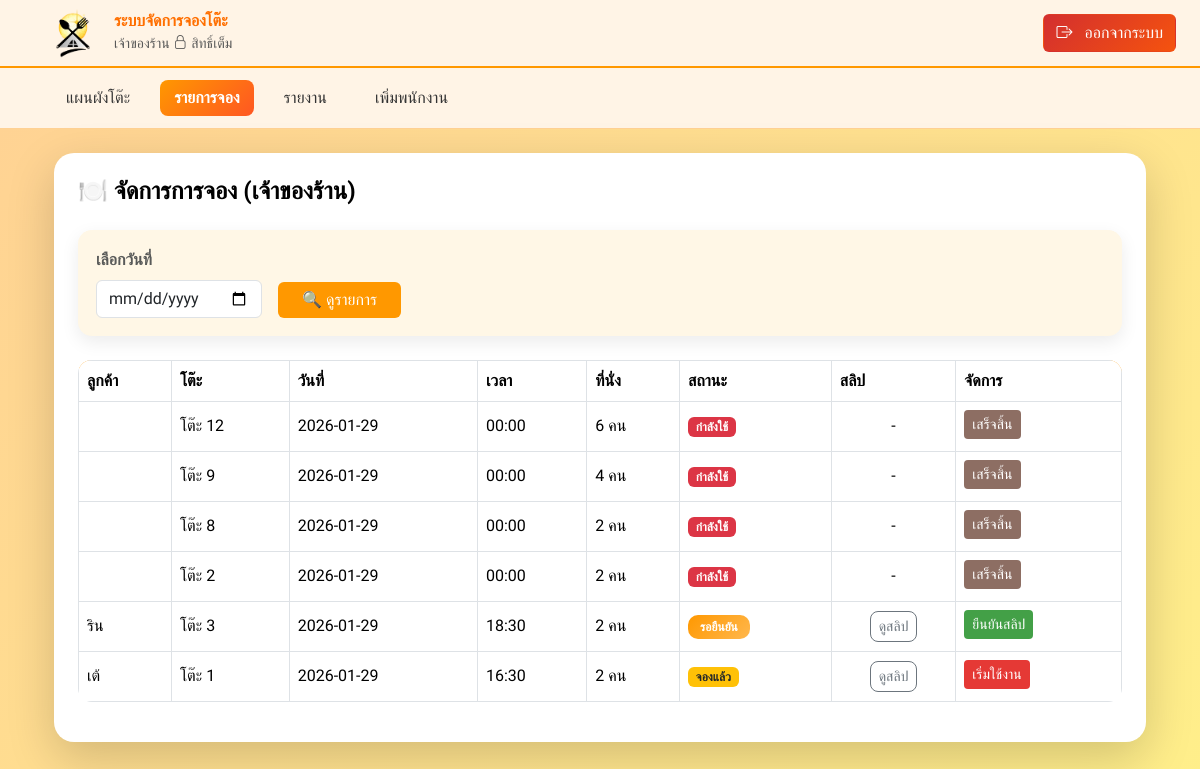
Screenshot of /storepage/store.php?link=list (signed in) with the database file from the repository.
### tables this page shows
CREATE TABLE `reservations` (
  `id_booking` int(11) NOT NULL,
  `customer_name` varchar(100) NOT NULL,
  `phone` varchar(20) DEFAULT NULL,
  `table_id` int(11) NOT NULL,
  `reservation_date` date NOT NULL,
  `reservation_time` time NOT NULL,
  `slip_image` varchar(255) DEFAULT NULL,
  `status` enum('pending_payment','waiting_confirm','confirmed','using','completed','cancelled') DEFAULT 'pending_payment',
  `slip` varchar(255) DEFAULT NULL,
  `completed_at` datetime DEFAULT NULL,
  `created_by` int(11) DEFAULT NULL,
  `created_at` timestamp NOT NULL DEFAULT current_timestamp(),
  `booking_by` enum('customer','staff','store_owner') DEFAULT 'customer'
);

CREATE TABLE `tables` (
  `id_show` int(11) NOT NULL,
  `table_number` varchar(10) NOT NULL,
  `seat` int(11) NOT NULL,
  `status` enum('available','reserved','using') DEFAULT 'available'
);

### storepage/lists.php (the view, shortened to what this page needs)
<?php
require_once __DIR__."/../config/db.php";
$selected_date = $_GET['date'] ?? null;
$sql = "
SELECT
    r.*,
    t.table_number,
    t.seat
FROM reservations r
JOIN tables t ON r.table_id = t.id_show
";
$sql .= " ORDER BY r.reservation_date DESC, r.id_booking DESC";
$stmt = $conn->prepare($sql);
$stmt->execute();
$result = $stmt->get_result();
?>
<!DOCTYPE html>
<html lang="th">
<head>
<link rel="stylesheet" href="../bootstrap/css/bootstrap.min.css">
</head>
<body>
<div class="container my-4">
<div class="card shadow-lg">
<div class="card-body p-4">
<h4 class="mb-4">🍽️ จัดการการจอง (เจ้าของร้าน)</h4>
<form method="get" class="filter-box mb-4 d-flex align-items-end">
    <div class="me-3">
        <label class="fw-bold text-muted mb-2">เลือกวันที่</label>
        <input type="date"
               name="date"
               value="<?= htmlspecialchars($selected_date ?? '') ?>"
               class="form-control">
    </div>
    <button type="submit" class="btn btn-warning px-4 me-3">
        🔍 ดูรายการ
    </button>
</form>
<table class="table table-bordered align-middle bg-white">
<thead>
<tr>
  <th>ลูกค้า</th>
  <th>โต๊ะ</th>
  <th>วันที่</th>
  <th>เวลา</th>
  <th>ที่นั่ง</th>
  <th>สถานะ</th>
  <th>สลิป</th>
  <th>จัดการ</th>
</tr>
</thead>
<tbody>
<?php while($r = $result->fetch_assoc()): ?>
<tr>
<td><?= htmlspecialchars($r['customer_name']) ?></td>
<td>โต๊ะ <?= $r['table_number'] ?></td>
<td><?= $r['reservation_date'] ?></td>
<td><?= substr($r['reservation_time'],0,5) ?></td>
<td><?= $r['seat'] ?> คน</td>
<td>
<?php
switch($r['status']){
    case 'waiting_confirm':
        echo '<span class="badge badge-orange">รอยืนยัน</span>'; break;
    case 'confirmed':
        echo '<span class="badge bg-warning text-dark">จองแล้ว</span>'; break;
    case 'using':
        echo '<span class="badge bg-danger">กำลังใช้</span>'; break;
}
?>
</td>
<td class="text-center">
<?php if($r['slip_image']): ?>
<a href="../uploads/slips/<?= $r['slip_image'] ?>" target="_blank"
   class="btn btn-sm btn-outline-secondary">
ดูสลิป
</a>
<?php else: ?>-<?php endif; ?>
</td>
<td>
<?php if($r['status'] === 'waiting_confirm'): ?>
<a href="confirm_payment.php?id=<?= $r['id_booking'] ?>"
   class="btn btn-sm btn-success mb-1">
ยืนยันสลิป
</a>
<?php endif; ?>
<?php if($r['status'] === 'confirmed'): ?>
<a href="update_status.php?id=<?= $r['id_booking'] ?>&status=using"
   class="btn btn-sm btn-danger mb-1"
   onclick="return confirm('เริ่มใช้งานโต๊ะนี้?')">
เริ่มใช้งาน
</a>
<?php endif; ?>
<?php if($r['status'] === 'using'): ?>
<a href="update_status.php?id=<?= $r['id_booking'] ?>&status=finished"
   class="btn btn-sm btn-secondary mb-1"
   onclick="return confirm('จบการใช้งานโต๊ะนี้?')">
เสร็จสิ้น
</a>
<?php endif; ?>
</td>
</tr>
<?php endwhile; ?>
</tbody>
</table>
</div>
</div>
</div>
</body>
</html>

### storepage/asset.css (style rules this page uses)
* { font-family: 'Sarabun', sans-serif !important; }
body { background: linear-gradient(135deg, #ffd194, #ffef8a); font-family: 'Sarabun', sans-serif; }

### storepage/store.php (style rules this page uses)
* { font-family: 'Sarabun', sans-serif !important; }

### storepage/lists.php (style rules this page uses)
body { min-height:100vh; background: linear-gradient(135deg, #ffd194, #ffef8a); font-family: 'Segoe UI', sans-serif; }
.card { border-radius:20px; border:none; background:#fff; }
h4 { color:#000000; font-weight:800; }
.filter-box { background:#fff7e6; padding:18px; border-radius:14px; box-shadow:0 6px 18px rgba(0,0,0,.08); }
.table { border-radius:14px; overflow:hidden; }
.table thead { background:#ff9800; color:#fff; }
.badge-orange { background:linear-gradient(135deg,#ff9800,#ffb74d); color:#fff; font-weight:600; border-radius:10px; padding:6px 12px; }
.btn-warning { background:#ff9800; border:none; color:#fff; }
.btn-success { background:#43a047;border:none }
.btn-danger { background:#e53935;border:none }
.btn-secondary { background:#8d6e63;border:none }
.btn-outline-secondary { border-radius:8px; }

### rows the page displays
reservations: table.table_number "12", reservation_date "2026-01-29", reservation_time "00:00", table.seat "6", status "กำลังใช้"
reservations: table.table_number "9", reservation_date "2026-01-29", reservation_time "00:00", table.seat "4", status "กำลังใช้"
reservations: table.table_number "8", reservation_date "2026-01-29", reservation_time "00:00", table.seat "2", status "กำลังใช้"
reservations: table.table_number "2", reservation_date "2026-01-29", reservation_time "00:00", table.seat "2", status "กำลังใช้"
reservations: customer_name "ริน", table.table_number "3", reservation_date "2026-01-29", reservation_time "18:30", table.seat "2", status "รอยืนยัน"
reservations: customer_name "เต้", table.table_number "1", reservation_date "2026-01-29", reservation_time "16:30", table.seat "2", status "จองแล้ว"
